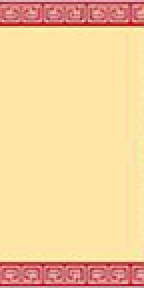
#> input picture wordgame/im/w/bg.png, 72 x 144 px (shown 2 times larger); its folder holds 4 pictures in this run
$ python resize.py
#> lines starting #> are read from the running program, lines starting #| are printed output that depends on the picture
from PIL import Image
import os

base = 'w'
prefix = 'resized_'
for d in os.listdir(base):
    if base.startswith(prefix):
        continue
    else:
        im = Image.open(os.path.join(base, d))
#> im is the input picture: PIL image 72x144 RGB; mean R, G, B 245, 207.6, 156.1
        im = im.resize((64, 128))
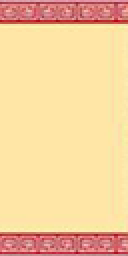
#> im: PIL image 64x128 RGB (shown 2 times larger); mean R, G, B 244.9, 207.6, 156.1
        im.save(os.path.join(base, prefix + d))
#> pass 2 of the loop `for d in os.listdir(base):`:
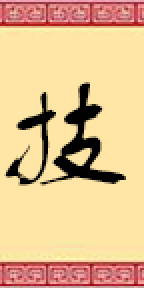
#> input picture wordgame/im/w/jishuchuangyi_02.png, 72 x 144 px (shown 2 times larger)
#> im is the input picture: PIL image 72x144 RGB; mean R, G, B 225.2, 189.2, 142.5
#> `im = im.resize((64, 128))`:
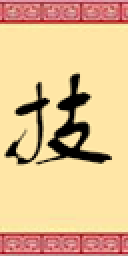
#> im: PIL image 64x128 RGB (shown 2 times larger); mean R, G, B 225.2, 189.4, 142.6
#> pass 3 of the loop `for d in os.listdir(base):`:
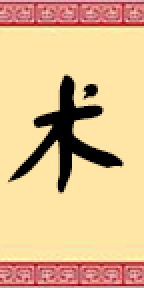
#> input picture wordgame/im/w/jishuchuangyi_03.png, 72 x 144 px (shown 2 times larger)
#> im is the input picture: PIL image 72x144 RGB; mean R, G, B 223.1, 187.6, 141.4
#> `im = im.resize((64, 128))`:
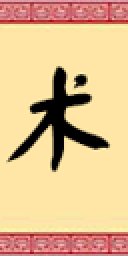
#> im: PIL image 64x128 RGB (shown 2 times larger); mean R, G, B 223, 187.7, 141.6
#> the loop made 4 passes; the first 3 are shown
